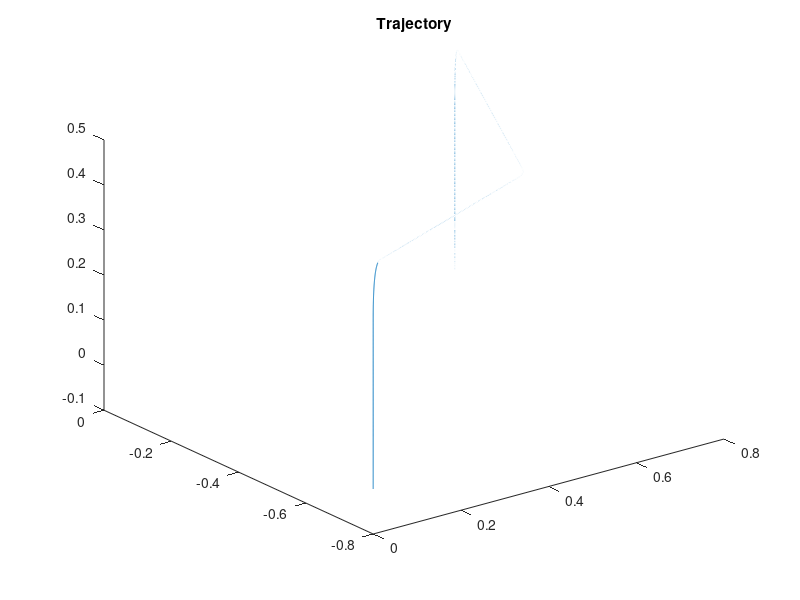
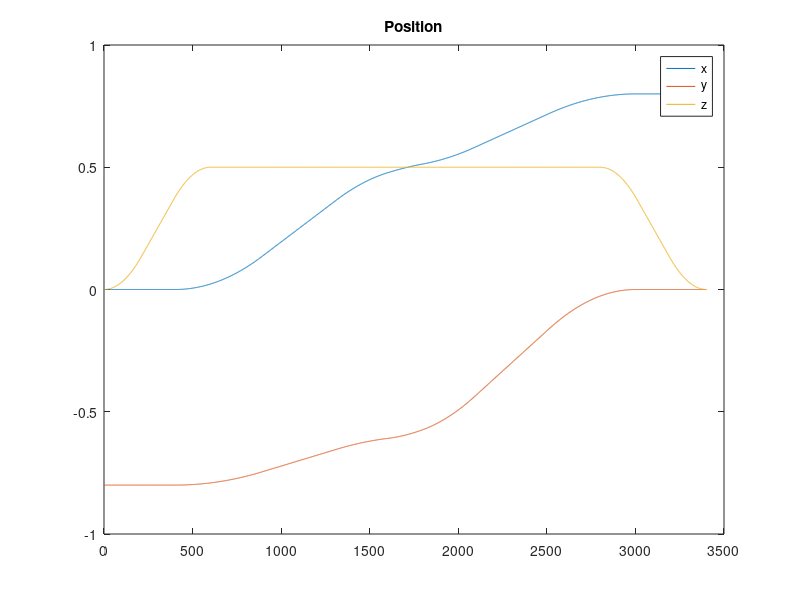
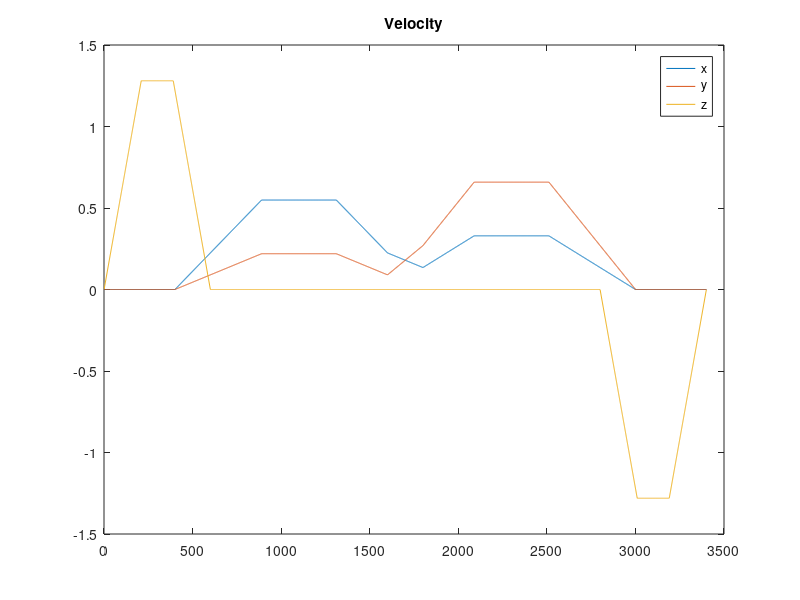
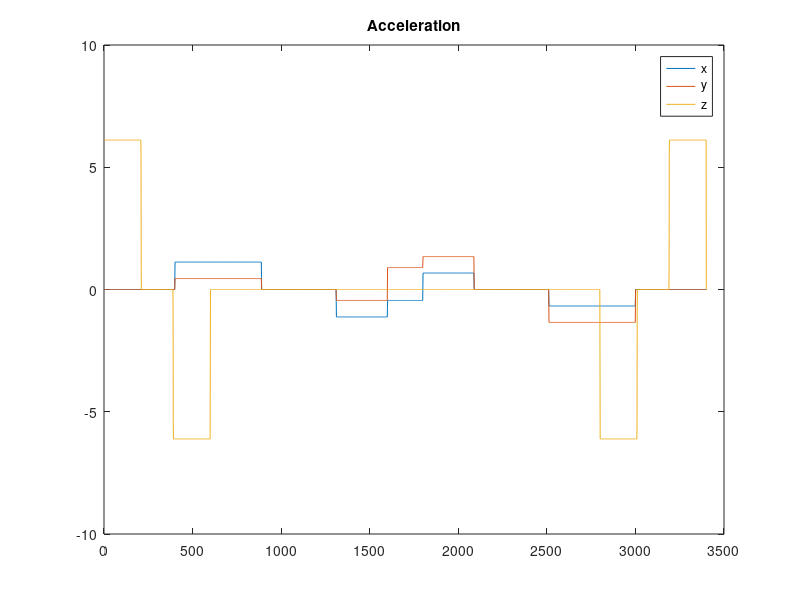

Write the MATLAB code that produced these figures, in order.
%main code
clear all;
close all;
clc
Ts=0.001;

q0 = [-0.927293431584587;
     -1.28700579042062;
     0.700000000000000;
     2.21429922200521];
p0 = [0 -0.80 0];
p1 = [0 -0.80 0.5];
p2 = [0.5 -0.6 0.5];
p3 = [0.8 0.0 0.5];
p4 = [0.8 0.0 0.0];

t0 = 0.0;
t1 = 0.6;
t2 = 2.0;
t3 = 3.4;
t4 = 4.0;
t = t0:Ts:t3;
t = t';

% for first segment, qf is p1 and qi is p0

qt1 = [];
tf1 = t1-t0;
qc1_dot_dot = 1.1*(4*(p1-p0)/tf1^2);
tc1 = (tf1/2) - 0.5 * ((qc1_dot_dot*(tf1^2)-4*(p1-p0))/(qc1_dot_dot))^0.5;

for T = t0:Ts:tf1
    if T>=0 && tc1>=T
        qt1(end+1,:) = p0+0.5*qc1_dot_dot*T^2;
    elseif T>tc1 && tf1-tc1>=T
        qt1(end+1,:) = p0+qc1_dot_dot*tc1*(T-tc1/2);
    elseif T>tf1-tc1 && tf1>=T
        qt1(end+1,:) = p1-0.5*qc1_dot_dot*(tf1-T)^2;
    end
end

s1 = [0];
for i = 1:length(qt1)
    if i < length(qt1)
        s1(i+1) = norm(qt1(i+1,:)-qt1(i,:)) + s1(i);
    end
end
s1 = s1';

% for second segment, qf is p2 and qi is p1

qt2 = [];
tf2 = t2-t1;
qc2_dot_dot = 1.1*4*(p2-p1)/tf2^2;
tc2 = (tf2/2) - 0.5 * (((qc2_dot_dot*tf2^2)-(4*(p2-p1)))/(qc2_dot_dot))^0.5;
for T = t0:Ts:tf2
    if T>=0 && tc2>=T
        qt2(end+1,:) = p1+0.5*qc2_dot_dot*T^2;
    elseif T>tc2 && tf2-tc2>=T
        qt2(end+1,:) = p1+qc2_dot_dot*tc2*(T-tc2/2);
    else%if t>(tf2-tc2) && tf2>=t
        qt2(end+1,:) = p2-0.5*qc2_dot_dot*(tf2-T)^2;
    end
end

s2 = [0];
for i = 1:length(qt2)
%     s2(i) = norm(qt2(i,:)-p1);
    if i < length(qt2)
        s2(i+1) = norm(qt2(i+1,:)-qt2(i,:)) + s2(i);
    end
end
s2 = s2';

% for third segment, qf is p3 and qi is p2

qt3 = [];
tf3 = t3-t2;
qc3_dot_dot = 1.1*4*(p3-p2)/tf3^2;
tc3 = (tf3/2) - 0.5 * (((qc3_dot_dot*tf3^2)-(4*(p3-p2)))/(qc3_dot_dot))^0.5;

for T = t0:Ts:tf3
    if T>=0 && tc3>=T
        qt3(end+1,:) = p2+0.5*qc3_dot_dot*T^2;
    elseif T>tc3 && tf3-tc3>=T
        qt3(end+1,:) = p2+qc3_dot_dot*tc3*(T-tc3/2);
    else%if t>tf3-tc3 && tf3>=t
        qt3(end+1,:) = p3-0.5*qc3_dot_dot*(tf3-T)^2;
    end
end

s3 = [0];
for i = 1:length(qt3)
%     s3(i) = norm(qt3(i,:)-p2);
    if i < length(qt3)
        s3(i+1) = norm(qt3(i+1,:)-qt3(i,:)) + s3(i);
    end
end
s3 = s3';

% for fourth segment, qf is p4 and qi is p3

qt4 = [];
tf4 = t4-t3;
qc4_dot_dot = 1.1*4*(p4-p3)/tf4^2;
tc4 = (tf4/2) - 0.5 * (((qc4_dot_dot*tf4^2)-(4*(p4-p3)))/(qc4_dot_dot))^0.5;

for T = t0:Ts:tf4
    if T>=0 && tc4>=T
        qt4(end+1,:) = p3+0.5*qc4_dot_dot*T^2;
    elseif T>tc4 && tf4-tc4>=T
        qt4(end+1,:) = p3+qc4_dot_dot*tc4*(T-tc4/2);
    else%if t>tf4-tc4 && tf4>=t
        qt4(end+1,:) = p4-0.5*qc4_dot_dot*(tf4-T)^2;
    end
end

s4 = [0];
for i = 1:length(qt4)
    if i < length(qt4)
        s4(i+1) = norm(qt4(i+1,:)-qt4(i,:)) + s4(i);
    end
end
s4 = s4';

% Considering Anticipation Time, the trajectory will end in 3.4 seconds:
% For first segment: 0 to 0.6
% For second segment: 0.4 to 1.8
% For thrid segment: 1.6 to 3
% For fourth segment: 2.8 to 3.4

% For first segment:
s1_at = zeros(3401,1);
s1_at(1:601) = s1;
s1_at(602:length(s1_at)) = s1(length(qt1));

% For second segment:
s2_at = zeros(3401,1);
s2_at(401:1801) = s2;
s2_at(1802:length(s2_at)) = s2(length(qt2));

% For third segment:
s3_at = zeros(3401,1);
s3_at(1601:3001) = s3;
s3_at(3002:length(s3_at)) = s3(length(qt3));

% For fourth segment:
s4_at = zeros(3401,1);
s4_at(2801:3401) = s4;

pd = p0 + (s1_at/norm(p1-p0)*(p1-p0))+(s2_at/norm(p2-p1)*(p2-p1))+(s3_at/norm(p3-p2)*(p3-p2))+(s4_at/norm(p4-p3)*(p4-p3));

pd_dot = diff(pd/Ts);
pd_dot(3401,:) = pd_dot(end,:);

pd_dot_dot = diff(pd_dot/Ts);
pd_dot_dot(3401,:) = pd_dot_dot(end,:);

figure(1)
plot3(pd(:,1), pd(:,2), pd(:,3))
title('Trajectory')

figure(2)
plot(pd)
title('Position')
legend('x', 'y', 'z')

figure(3)
plot(pd_dot)
title('Velocity')
legend('x', 'y', 'z')

figure(4)
plot(pd_dot_dot)
title('Acceleration')
legend('x', 'y', 'z')

theta_d = zeros(3401,1);
theta_d_dot = zeros(3401,1);
theta_d_dot_dot = zeros(3401,1);

save('generated_traj', 'Ts', 'q0', 't', 'pd', 'pd_dot', 'pd_dot_dot', 'theta_d_dot_dot', 'theta_d_dot', 'theta_d')
